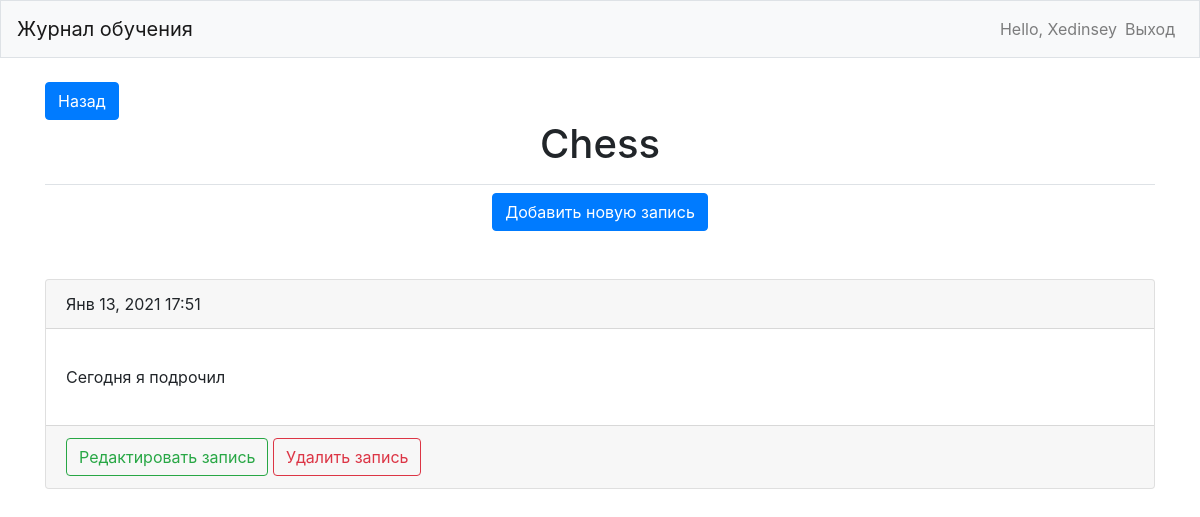
The app's page /topics/23/ (signed in) with its own data.
### learning_logs/models.py (models this page shows, shortened)
class Topic(models.Model):
    text = models.CharField(max_length=200)
    date_added = models.DateTimeField(auto_now_add=True)
    owner = models.ForeignKey(User, on_delete=models.CASCADE)
    def __str__(self):
        return self.text

class Entry(models.Model):
    topic = models.ForeignKey(Topic, on_delete=models.CASCADE)
    text = models.TextField()
    date_added = models.DateTimeField(auto_now_add=True)
    class Meta:
        verbose_name = 'Запись'
        verbose_name_plural = 'Записи'

### learning_logs/views.py (the view)
# urls.py: path('topics/<int:topic_id>/', views.topic, name='topic'),
@login_required
def topic(request, topic_id):
    topic = Topic.objects.get(id=topic_id)
    check_topic_owner(topic, request)
    entries = topic.entry_set.order_by('-date_added')
    context = {'topic': topic, 'entries': entries}
    return render(request, 'learning_logs/topic.html', context)

### learning_logs/views.py (called while the page is built)
def check_topic_owner(topic, request):
    if topic.owner != request.user:
        raise Http404

### learning_logs/templates/learning_logs/topic.html
{% extends "learning_logs/base.html" %}
{% block page_header %}
  <a class="btn btn-primary" href="{% url 'learning_logs:topics' %}">Назад</a>
  <h1 class="text-center">{{ topic }}</h1>
{% endblock page_header %}
{% block content %}
<div class="row justify-content-center">
  <a href="{% url 'learning_logs:new_entry' topic.id %}" class="btn btn-primary">Добавить новую запись</a>
</div>
      <br><br>
      {% for entry in entries %}
      <div class="justify-content-center">
          <div class="card text">
            <div class="card-header">
              {{ entry.date_added|date:'M d, Y H:i' }}
            </div>
            <div class="card-body">
              <p class="card-text">{{ entry.text|linebreaks }}</p>
            </div>
              <div class="card-footer text-muted">
                <a href="{% url 'learning_logs:edit_entry' entry.id %}" class="btn btn-outline-success">Редактировать запись</a>
                <a href="{% url 'learning_logs:delete_entry' entry.id %}" class="btn btn-outline-danger">Удалить запись</a>
              </div>
          </div>
      </div>
      <br><br>
      {% empty %}
          <p>Здесь пока не создано ни одной записи.</p>
      {% endfor %}
{% endblock %}

### learning_logs/templates/learning_logs/base.html (shortened to what this page needs)
{% load bootstrap4 %}
<!DOCTYPE html>
<html lang="en" dir="ltr">
  <head>
  </head>
  <body>
    <header>
      <nav class="navbar navbar-expand-md navbar-light bg-light mb-4 border">
        <a class="navbar-brand" href="{% url 'learning_logs:index' %}">Журнал обучения</a>
        <div class="collapse navbar-collapse" id="navbarCollapse">
          <ul class="navbar-nav ml-auto">
            {% if user.is_authenticated %}
              <li class="nav-item">
                <span class="navbar-text">Hello, {{user.username}}</span>
              </li>
              <li class="nav-item">
                <a class="nav-link" href="{% url 'users:logout' %}">Выход</a>
              </li>
            {% endif %}
          </ul>
        </div>
      </nav>
    </header>
    <main role="main" class="container">
      <div class="pb-2 mb-2 border-bottom">
        {% block page_header %}{% endblock page_header %}
      </div>
      <div>
        {% block content %}{% endblock %}
      </div>
    </main>
  {% bootstrap_css %}
  </body>
</html>

### records on screen
Topic: text "Chess"
Entry: date_added "Янв 13, 2021 17:51", text "Сегодня я подрочил"

### other values on screen
{{ user.username }} "Xedinsey"
